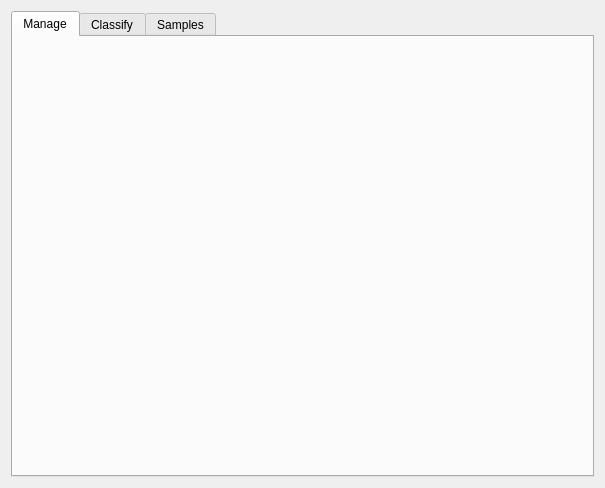
<?xml version="1.0" encoding="UTF-8"?>
<ui version="4.0">
 <class>ProjectEntry</class>
 <widget class="QWidget" name="ProjectEntry">
  <property name="geometry">
   <rect>
    <x>0</x>
    <y>0</y>
    <width>605</width>
    <height>488</height>
   </rect>
  </property>
  <property name="windowTitle">
   <string>projectEntry</string>
  </property>
  <layout class="QVBoxLayout" name="verticalLayout">
   <item>
    <widget class="QTabWidget" name="tabWidget">
     <property name="currentIndex">
      <number>0</number>
     </property>
     <widget class="ProjectEntry_Manage" name="tabManage">
      <attribute name="title">
       <string>Manage</string>
      </attribute>
     </widget>
     <widget class="ProjectEntry_Classify" name="tabClassify">
      <attribute name="title">
       <string>Classify</string>
      </attribute>
     </widget>
     <widget class="ProjectEntry_Samples" name="tabSamples">
      <attribute name="title">
       <string>Samples</string>
      </attribute>
     </widget>
    </widget>
   </item>
  </layout>
 </widget>
 <customwidgets>
  <customwidget>
   <class>ProjectEntry_Manage</class>
   <extends>QWidget</extends>
   <header>ui.components.projectEntry_Manage</header>
   <container>1</container>
  </customwidget>
  <customwidget>
   <class>ProjectEntry_Classify</class>
   <extends>QWidget</extends>
   <header>ui.components.projectEntry_Classify</header>
   <container>1</container>
  </customwidget>
  <customwidget>
   <class>ProjectEntry_Samples</class>
   <extends>QWidget</extends>
   <header>ui.components.projectEntry_Samples</header>
   <container>1</container>
  </customwidget>
 </customwidgets>
 <resources/>
 <connections/>
</ui>
